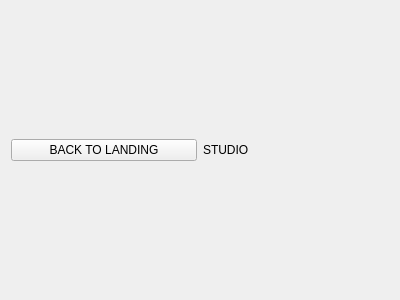
<?xml version="1.0" encoding="UTF-8"?>
<ui version="4.0">
 <class>studio</class>
 <widget class="QWidget" name="studio">
  <property name="geometry">
   <rect>
    <x>0</x>
    <y>0</y>
    <width>400</width>
    <height>300</height>
   </rect>
  </property>
  <property name="windowTitle">
   <string>Form</string>
  </property>
  <layout class="QHBoxLayout" name="horizontalLayout">
   <item>
    <widget class="QPushButton" name="pushButton">
     <property name="text">
      <string>BACK TO LANDING</string>
     </property>
    </widget>
   </item>
   <item>
    <widget class="QLabel" name="label">
     <property name="text">
      <string>STUDIO</string>
     </property>
    </widget>
   </item>
  </layout>
 </widget>
 <resources/>
 <connections/>
</ui>
